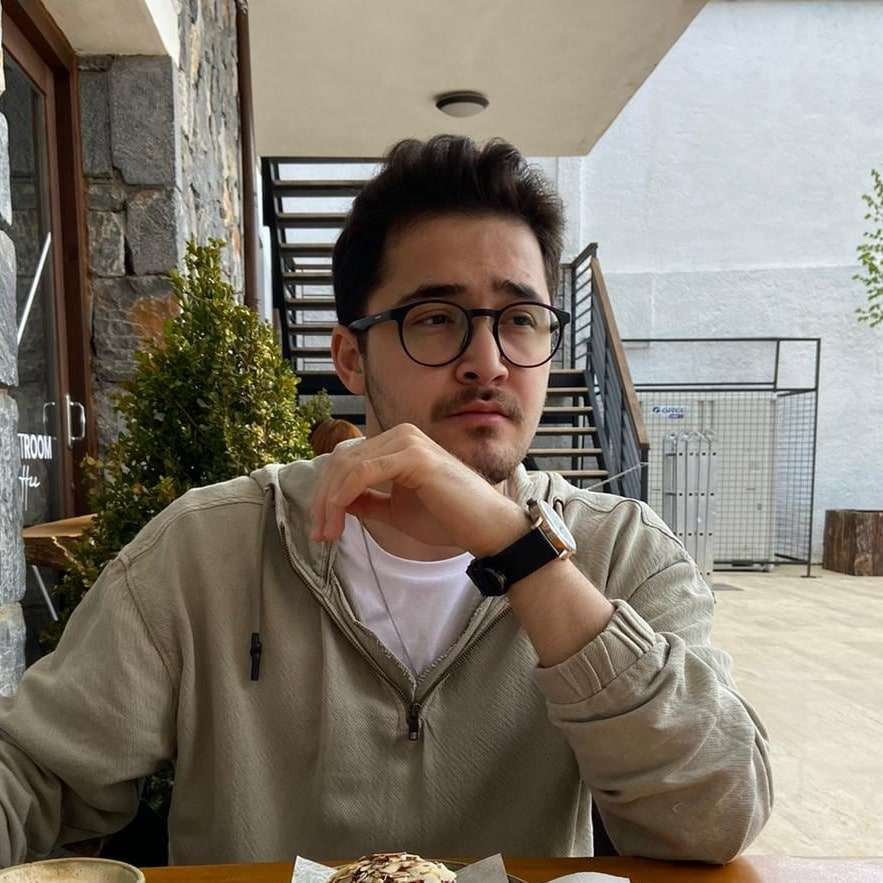
#> input picture opencv/Photos/mehmet.jpg, 883 x 883 px
$ python basic.py
#> lines starting #> are read from the running program, lines starting #| are printed output that depends on the picture; after the words box and inside, x2 and y2 are one past the last pixel; in counts of white or black regions, pixels touching at a corner belong together
import cv2 as cv


img = cv.imread('Photos/mehmet.jpg')
#> img is the input picture: shape (883, 883, 3); mean B, G, R 109.1, 120.7, 129.1

cv.imshow('Mehmet', img)

#converting to grayscale = Griye çevirme
gray = cv.cvtColor(img, cv.COLOR_BGR2GRAY)
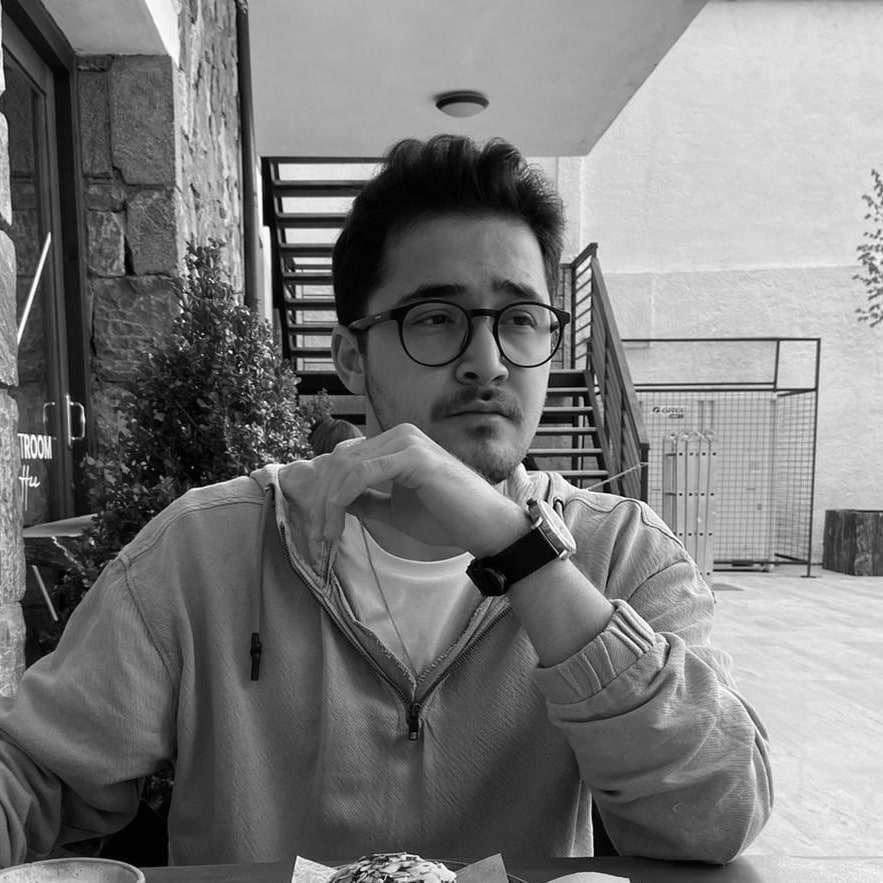
#> gray: shape (883, 883); min 0, max 255, mean 121.8
cv.imshow('gray', gray)

#blurlama
blur = cv.GaussianBlur(img, (9,9), cv.BORDER_DEFAULT)
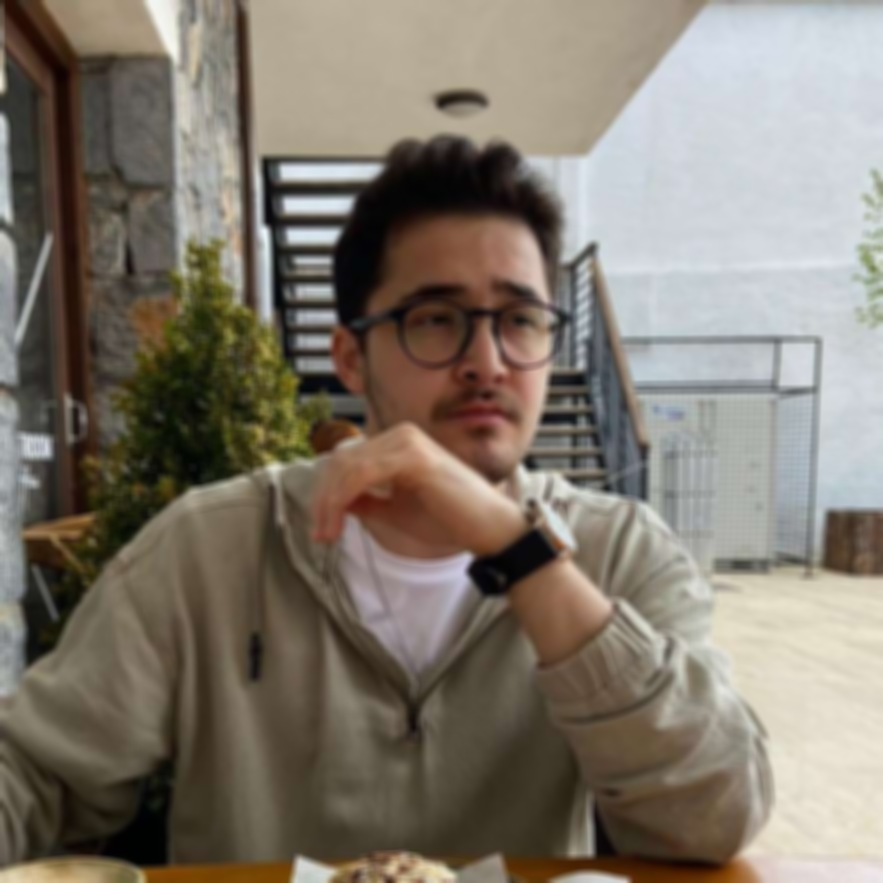
#> blur: shape (883, 883, 3); mean B, G, R 109.1, 120.7, 129.1
cv.imshow('Blur', blur)

#Edge Cascade = Animated
canny = cv.Canny(img, 125, 175)
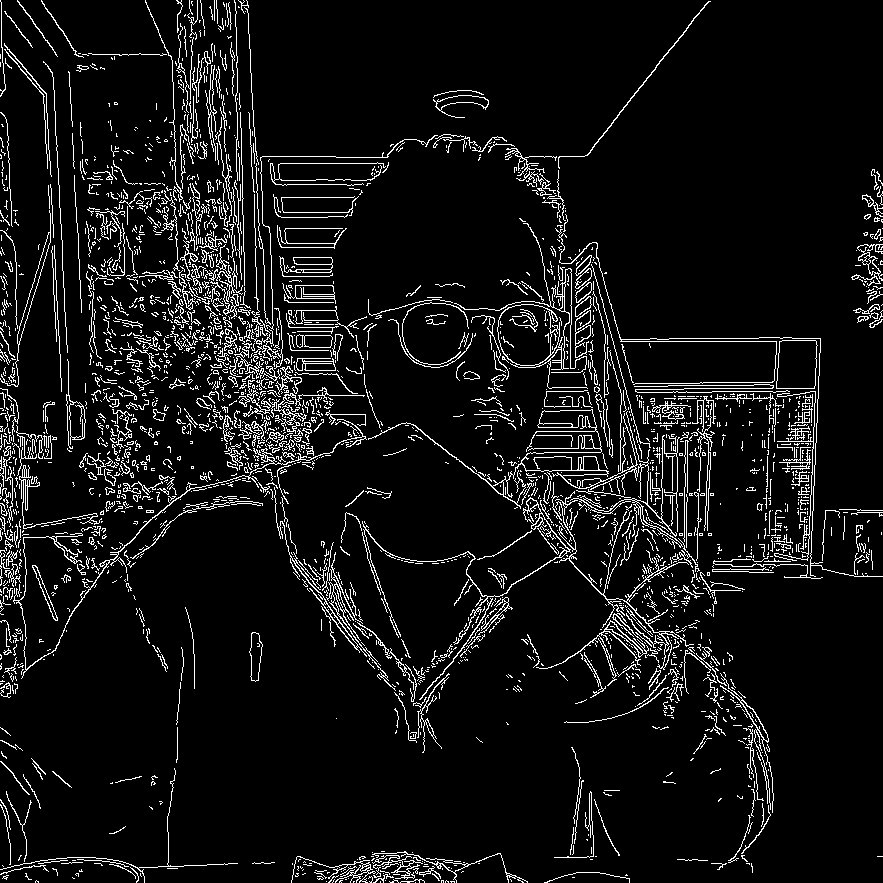
#> canny: shape (883, 883); 7.4% white in thin lines or dots
cv.imshow('Canny Edges', canny)

#Dilating the image = genişletme
dilated = cv.dilate(canny, (3, 3), iterations=5)
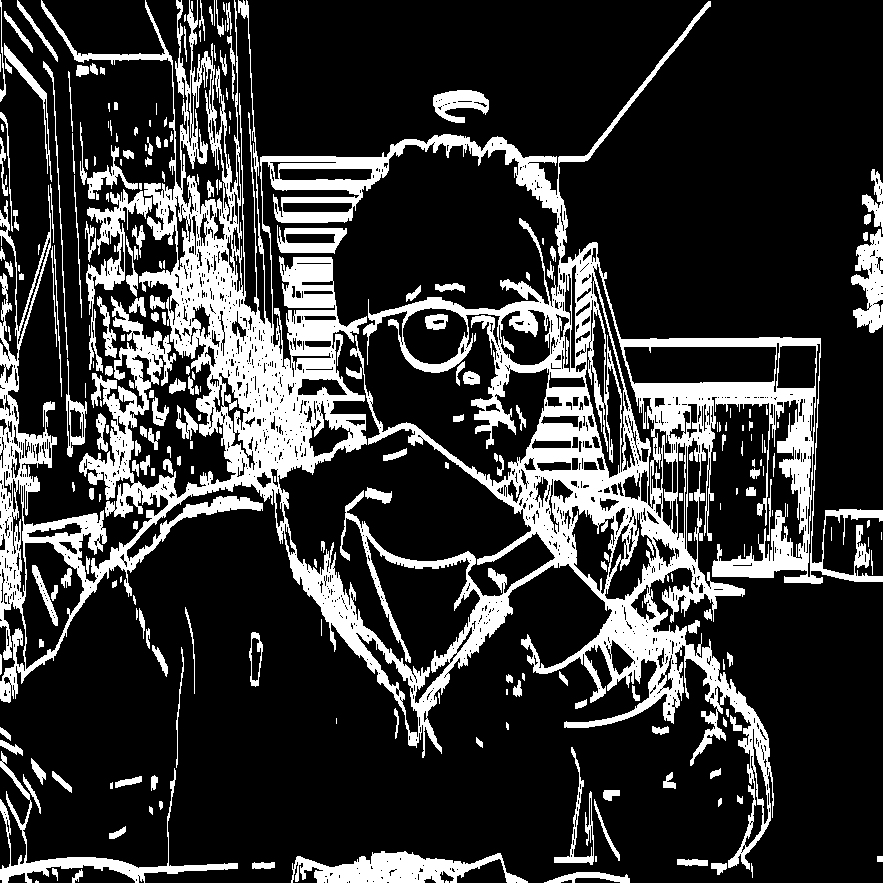
#> dilated: shape (883, 883); 21.2% white; 257 white regions (67 under 20 px), largest, box (x1, y1, x2, y2) and area: (0, 0, 883, 870) 131079, (291, 851, 528, 883) 4087, (0, 751, 238, 883) 3187
cv.imshow('Dilated', dilated)

#eroding = aşındırma
eroded = cv.erode(dilated, (3,3), iterations=1)
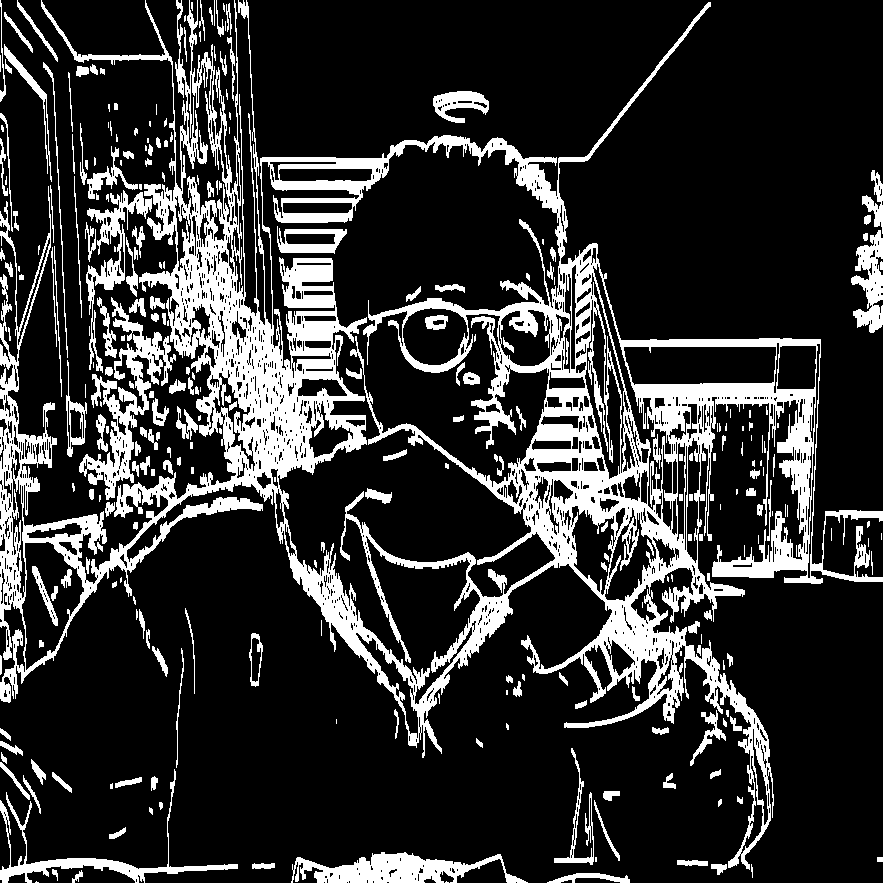
#> eroded: shape (883, 883); 19.4% white; 286 white regions (97 under 20 px), largest, box (x1, y1, x2, y2) and area: (0, 0, 883, 870) 115015, (79, 297, 176, 500) 4829, (291, 852, 528, 883) 3782
cv.imshow('Eroding', eroded)

#resize
resize = cv.resize(img, (500,500))
cv.imshow('resized', resize)

#ccrapping
cropped = img[50:200, 200:400]
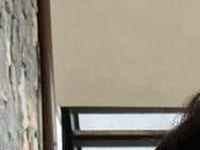
#> cropped: shape (150, 200, 3); mean B, G, R 131.1, 144.4, 151.7
cv.imshow('Cropped', cropped)


cv.waitKey(0)

$ run again, with opencv/Photos/Group.webp saved as opencv/Photos/mehmet.jpg
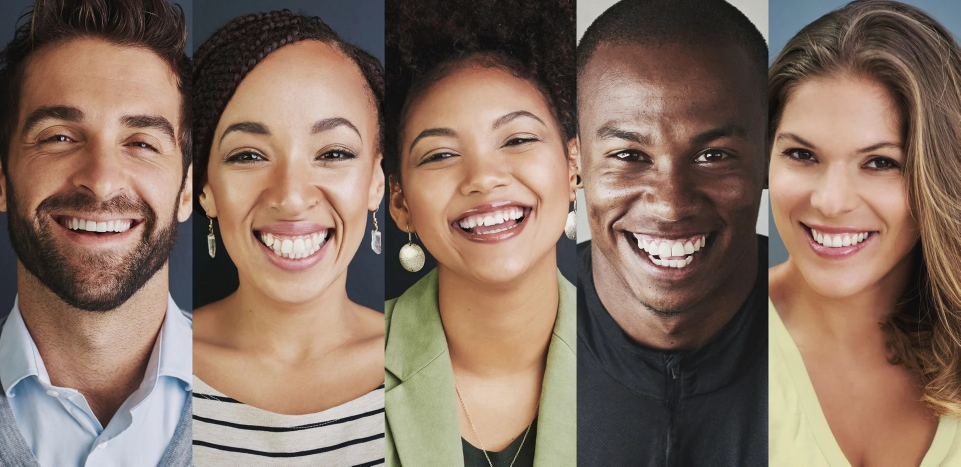
#> input picture opencv/Photos/Group.webp, 1921 x 933 px (shown at 1/2 size)
#> img is the input picture: shape (933, 1921, 3); mean B, G, R 97, 111.1, 133.2
#> `canny = cv.Canny(img, 125, 175)`:
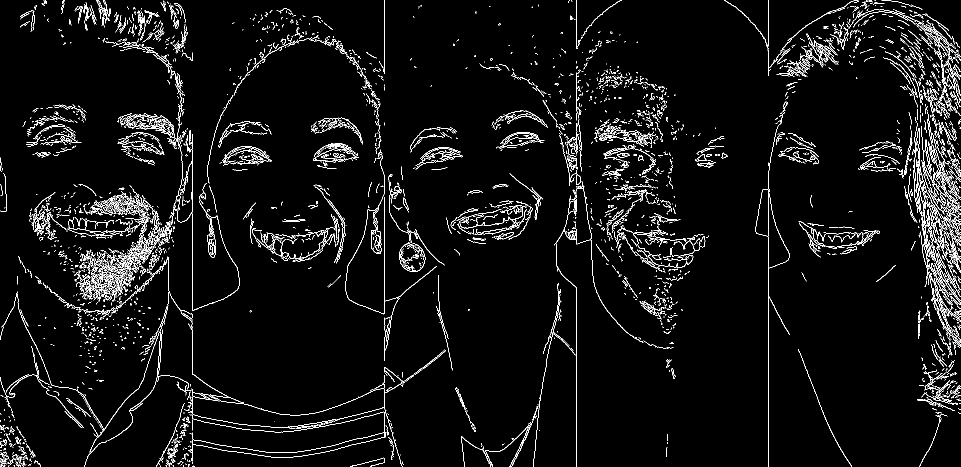
#> canny: shape (933, 1921) (shown at 1/2 size); 4.4% white in thin lines or dots
#> dilated: shape (933, 1921); 14.2% white; 703 white regions (181 under 20 px), largest, box (x1, y1, x2, y2) and area: (0, 41, 892, 933) 58516, (1706, 0, 1921, 721) 34100, (1189, 220, 1411, 556) 17049
#> eroded: shape (933, 1921); 12.8% white; 774 white regions (251 under 20 px), largest, box (x1, y1, x2, y2) and area: (0, 376, 892, 933) 45320, (1706, 0, 1921, 721) 31442, (1189, 221, 1411, 556) 15530
#> `cropped = img[50:200, 200:400]`:
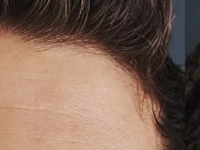
#> cropped: shape (150, 200, 3); mean B, G, R 86.9, 101.4, 127.6
